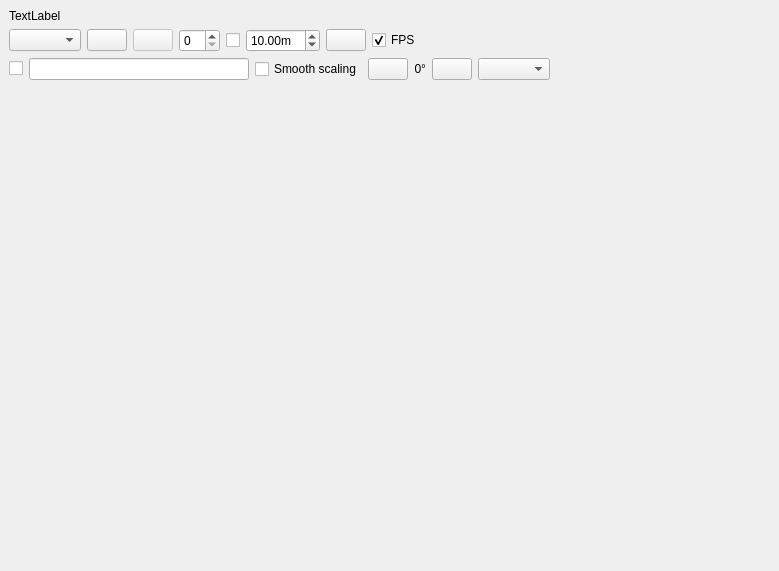
<?xml version="1.0" encoding="UTF-8"?>
<ui version="4.0">
 <class>ImageViewWidget</class>
 <widget class="QWidget" name="ImageViewWidget">
  <property name="enabled">
   <bool>true</bool>
  </property>
  <property name="geometry">
   <rect>
    <x>0</x>
    <y>0</y>
    <width>779</width>
    <height>571</height>
   </rect>
  </property>
  <property name="windowTitle">
   <string>Image View</string>
  </property>
  <layout class="QVBoxLayout" name="verticalLayout" stretch="0,1">
   <property name="leftMargin">
    <number>0</number>
   </property>
   <property name="topMargin">
    <number>0</number>
   </property>
   <property name="rightMargin">
    <number>0</number>
   </property>
   <property name="bottomMargin">
    <number>0</number>
   </property>
   <item>
    <widget class="QWidget" name="toolbar_widget" native="true">
     <layout class="QVBoxLayout" name="verticalLayout_2">
      <item>
       <widget class="QLabel" name="label">
        <property name="text">
         <string>TextLabel</string>
        </property>
       </widget>
      </item>
      <item>
       <layout class="QHBoxLayout" name="horizontalLayout_3">
        <item>
         <widget class="QComboBox" name="topics_combo_box">
          <property name="sizeAdjustPolicy">
           <enum>QComboBox::AdjustToContents</enum>
          </property>
         </widget>
        </item>
        <item>
         <widget class="QPushButton" name="refresh_topics_push_button">
          <property name="toolTip">
           <string>Refresh topics</string>
          </property>
          <property name="icon">
           <iconset theme="view-refresh">
            <normaloff>.</normaloff>.</iconset>
          </property>
         </widget>
        </item>
        <item>
         <widget class="QPushButton" name="zoom_1_push_button">
          <property name="enabled">
           <bool>false</bool>
          </property>
          <property name="toolTip">
           <string>Original zoom</string>
          </property>
          <property name="icon">
           <iconset theme="zoom-original">
            <normaloff>.</normaloff>.</iconset>
          </property>
          <property name="checkable">
           <bool>true</bool>
          </property>
         </widget>
        </item>
        <item>
         <widget class="QSpinBox" name="num_gridlines_spin_box">
          <property name="toolTip">
           <string># of gridlines to overlay</string>
          </property>
          <property name="minimum">
           <number>0</number>
          </property>
          <property name="maximum">
           <number>20</number>
          </property>
          <property name="value">
           <number>0</number>
          </property>
         </widget>
        </item>
        <item>
         <widget class="QCheckBox" name="dynamic_range_check_box">
          <property name="toolTip">
           <string>Dynamic depth range</string>
          </property>
          <property name="text">
           <string/>
          </property>
         </widget>
        </item>
        <item>
         <widget class="QDoubleSpinBox" name="max_range_double_spin_box">
          <property name="toolTip">
           <string>Max depth</string>
          </property>
          <property name="suffix">
           <string>m</string>
          </property>
          <property name="minimum">
           <double>0.010000000000000</double>
          </property>
          <property name="maximum">
           <double>100.000000000000000</double>
          </property>
          <property name="value">
           <double>10.000000000000000</double>
          </property>
         </widget>
        </item>
        <item>
         <widget class="QPushButton" name="save_as_image_push_button">
          <property name="toolTip">
           <string>Save as image</string>
          </property>
          <property name="icon">
           <iconset theme="image-x-generic">
            <normaloff>.</normaloff>.</iconset>
          </property>
          <property name="iconSize">
           <size>
            <width>16</width>
            <height>16</height>
           </size>
          </property>
         </widget>
        </item>
        <item>
         <widget class="QCheckBox" name="fps_check_box">
          <property name="text">
           <string>FPS</string>
          </property>
          <property name="checked">
           <bool>true</bool>
          </property>
          <property name="autoRepeat">
           <bool>false</bool>
          </property>
         </widget>
        </item>
        <item>
         <spacer name="horizontalSpacer_3">
          <property name="orientation">
           <enum>Qt::Horizontal</enum>
          </property>
          <property name="sizeHint" stdset="0">
           <size>
            <width>40</width>
            <height>20</height>
           </size>
          </property>
         </spacer>
        </item>
       </layout>
      </item>
      <item>
       <layout class="QHBoxLayout" name="horizontalLayout">
        <item>
         <widget class="QCheckBox" name="publish_click_location_check_box">
          <property name="text">
           <string/>
          </property>
         </widget>
        </item>
        <item>
         <widget class="QLineEdit" name="publish_click_location_topic_line_edit">
          <property name="toolTip">
           <string>Click location topic (leave empty for auto-naming)</string>
          </property>
         </widget>
        </item>
        <item>
         <widget class="QCheckBox" name="smooth_image_check_box">
          <property name="toolTip">
           <string>Dynamic depth range</string>
          </property>
          <property name="text">
           <string>Smooth scaling</string>
          </property>
         </widget>
        </item>
        <item>
         <widget class="QPushButton" name="rotate_left_push_button">
          <property name="text">
           <string/>
          </property>
          <property name="icon">
           <iconset theme="object-rotate-left">
            <normaloff>.</normaloff>.</iconset>
          </property>
         </widget>
        </item>
        <item>
         <widget class="QLabel" name="rotate_label">
          <property name="text">
           <string>0°</string>
          </property>
          <property name="alignment">
           <set>Qt::AlignRight|Qt::AlignTrailing|Qt::AlignVCenter</set>
          </property>
         </widget>
        </item>
        <item>
         <widget class="QPushButton" name="rotate_right_push_button">
          <property name="text">
           <string/>
          </property>
          <property name="icon">
           <iconset theme="object-rotate-right">
            <normaloff>.</normaloff>.</iconset>
          </property>
         </widget>
        </item>
        <item>
         <widget class="QComboBox" name="color_scheme_combo_box">
          <property name="sizeAdjustPolicy">
           <enum>QComboBox::AdjustToContents</enum>
          </property>
         </widget>
        </item>
        <item>
         <spacer name="horizontalSpacer">
          <property name="orientation">
           <enum>Qt::Horizontal</enum>
          </property>
          <property name="sizeHint" stdset="0">
           <size>
            <width>40</width>
            <height>20</height>
           </size>
          </property>
         </spacer>
        </item>
       </layout>
      </item>
     </layout>
    </widget>
   </item>
   <item>
    <layout class="QHBoxLayout" name="image_layout" stretch="1">
     <property name="spacing">
      <number>0</number>
     </property>
     <item>
      <widget class="QScrollArea" name="scrollArea">
       <property name="frameShape">
        <enum>QFrame::NoFrame</enum>
       </property>
       <property name="widgetResizable">
        <bool>true</bool>
       </property>
       <widget class="QWidget" name="scrollAreaWidgetContents">
        <property name="geometry">
         <rect>
          <x>0</x>
          <y>0</y>
          <width>777</width>
          <height>454</height>
         </rect>
        </property>
        <property name="sizePolicy">
         <sizepolicy hsizetype="Expanding" vsizetype="Expanding">
          <horstretch>0</horstretch>
          <verstretch>0</verstretch>
         </sizepolicy>
        </property>
        <layout class="QHBoxLayout" name="horizontalLayout_4">
         <property name="leftMargin">
          <number>1</number>
         </property>
         <property name="topMargin">
          <number>1</number>
         </property>
         <property name="rightMargin">
          <number>1</number>
         </property>
         <property name="bottomMargin">
          <number>1</number>
         </property>
         <item>
          <widget class="rqt_image_view::RatioLayoutedFrame" name="image_frame">
           <property name="sizePolicy">
            <sizepolicy hsizetype="Expanding" vsizetype="Expanding">
             <horstretch>0</horstretch>
             <verstretch>0</verstretch>
            </sizepolicy>
           </property>
           <property name="minimumSize">
            <size>
             <width>80</width>
             <height>60</height>
            </size>
           </property>
           <property name="contextMenuPolicy">
            <enum>Qt::ActionsContextMenu</enum>
           </property>
           <property name="frameShape">
            <enum>QFrame::NoFrame</enum>
           </property>
           <property name="lineWidth">
            <number>1</number>
           </property>
          </widget>
         </item>
        </layout>
       </widget>
      </widget>
     </item>
    </layout>
   </item>
  </layout>
 </widget>
 <customwidgets>
  <customwidget>
   <class>rqt_image_view::RatioLayoutedFrame</class>
   <extends>QFrame</extends>
   <header>rqt_image_view/ratio_layouted_frame.h</header>
   <container>1</container>
  </customwidget>
 </customwidgets>
 <resources/>
 <connections/>
</ui>
